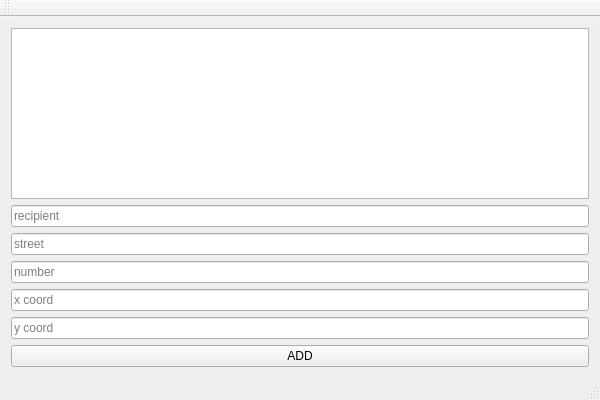
<?xml version="1.0" encoding="UTF-8"?>
<ui version="4.0">
 <class>LogisticsDashboardClass</class>
 <widget class="QMainWindow" name="LogisticsDashboardClass">
  <property name="geometry">
   <rect>
    <x>0</x>
    <y>0</y>
    <width>600</width>
    <height>400</height>
   </rect>
  </property>
  <property name="windowTitle">
   <string>LogisticsDashboard</string>
  </property>
  <widget class="QWidget" name="centralWidget">
   <layout class="QVBoxLayout" name="verticalLayout">
    <item>
     <widget class="QTableView" name="tableView"/>
    </item>
    <item>
     <widget class="QLineEdit" name="recipientInput">
      <property name="placeholderText">
       <string>recipient</string>
      </property>
     </widget>
    </item>
    <item>
     <widget class="QLineEdit" name="streetInput">
      <property name="placeholderText">
       <string>street</string>
      </property>
     </widget>
    </item>
    <item>
     <widget class="QLineEdit" name="numberInput">
      <property name="placeholderText">
       <string>number</string>
      </property>
     </widget>
    </item>
    <item>
     <widget class="QLineEdit" name="xcInput">
      <property name="placeholderText">
       <string>x coord</string>
      </property>
     </widget>
    </item>
    <item>
     <widget class="QLineEdit" name="ycInput">
      <property name="placeholderText">
       <string>y coord</string>
      </property>
     </widget>
    </item>
    <item>
     <widget class="QPushButton" name="addBtn">
      <property name="text">
       <string>ADD</string>
      </property>
     </widget>
    </item>
   </layout>
  </widget>
  <widget class="QMenuBar" name="menuBar">
   <property name="geometry">
    <rect>
     <x>0</x>
     <y>0</y>
     <width>600</width>
     <height>21</height>
    </rect>
   </property>
  </widget>
  <widget class="QToolBar" name="mainToolBar">
   <attribute name="toolBarArea">
    <enum>TopToolBarArea</enum>
   </attribute>
   <attribute name="toolBarBreak">
    <bool>false</bool>
   </attribute>
  </widget>
  <widget class="QStatusBar" name="statusBar"/>
 </widget>
 <layoutdefault spacing="6" margin="11"/>
 <resources/>
 <connections/>
</ui>
